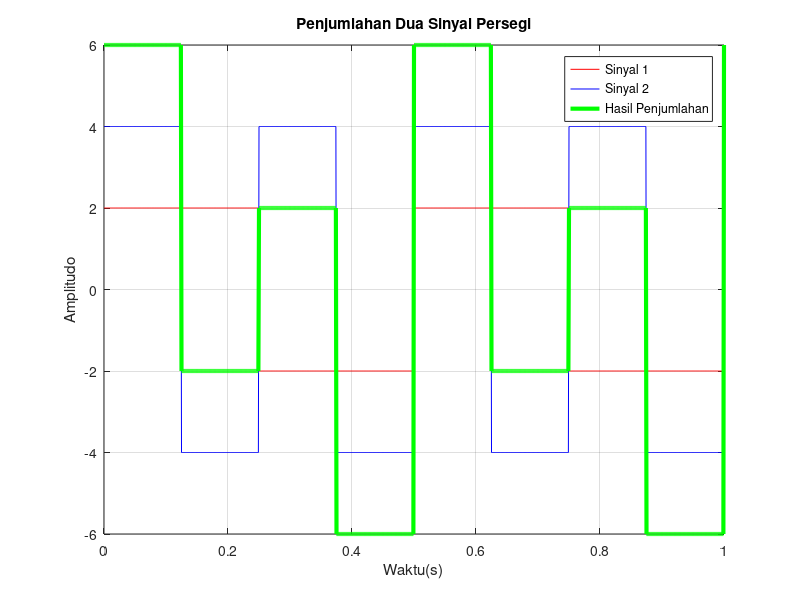

This figure's MATLAB source:
clear all
clc
clf
% Parameter Sinyal
fs = 1000
f1 = 2 % Frekuensi Sinyal 1 
f2 = 4; % Frekuensi Sinyal 2
A1 = 2; % Amplitudo Sinyal 1
A2 = 4; % Amplitudo Sinyal 2

% Waktu ( satu perioda sinyal dengan frekuensi terendah)
t = 0:0.001:1;

%Sinyal Persegi
x1 = A1*square(2*pi*f1*t);
x2 = A2*square(2*pi*f2*t);

%penjumlahan sinyal
y = x1 + x2;

%plot sinyal
plot(t, x1, 'r',t,x2,'b',t,y,'g','LineWidth',3);
xlabel('Waktu(s)');
ylabel('Amplitudo');
legend('Sinyal 1','Sinyal 2','Hasil Penjumlahan');
title('Penjumlahan Dua Sinyal Persegi');
grid on;
